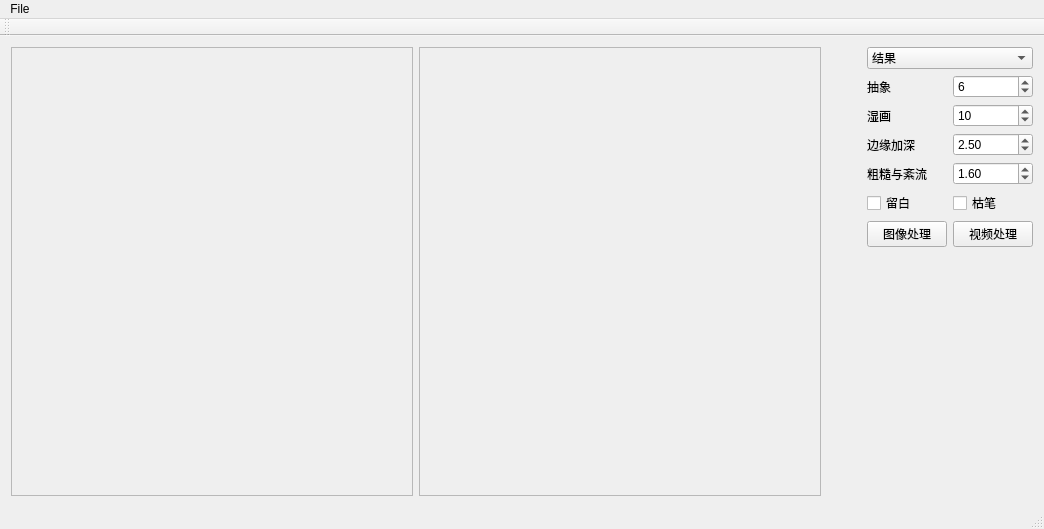
<?xml version="1.0" encoding="UTF-8"?>
<ui version="4.0">
 <class>WQPortraitClass</class>
 <widget class="QMainWindow" name="WQPortraitClass">
  <property name="geometry">
   <rect>
    <x>0</x>
    <y>0</y>
    <width>1044</width>
    <height>529</height>
   </rect>
  </property>
  <property name="windowTitle">
   <string>WQPortrait</string>
  </property>
  <widget class="QWidget" name="centralWidget">
   <layout class="QHBoxLayout" name="horizontalLayout">
    <item>
     <widget class="QScrollArea" name="scrollArea_2">
      <property name="widgetResizable">
       <bool>true</bool>
      </property>
      <widget class="QWidget" name="scrollAreaWidgetContents_2">
       <property name="geometry">
        <rect>
         <x>0</x>
         <y>0</y>
         <width>403</width>
         <height>452</height>
        </rect>
       </property>
      </widget>
     </widget>
    </item>
    <item>
     <widget class="QScrollArea" name="scrollArea">
      <property name="widgetResizable">
       <bool>true</bool>
      </property>
      <widget class="QWidget" name="scrollAreaWidgetContents">
       <property name="geometry">
        <rect>
         <x>0</x>
         <y>0</y>
         <width>403</width>
         <height>452</height>
        </rect>
       </property>
      </widget>
     </widget>
    </item>
    <item>
     <layout class="QGridLayout" name="gridLayout">
      <property name="bottomMargin">
       <number>0</number>
      </property>
      <item row="4" column="1">
       <widget class="QLabel" name="label">
        <property name="text">
         <string>抽象</string>
        </property>
       </widget>
      </item>
      <item row="11" column="2">
       <spacer name="verticalSpacer">
        <property name="orientation">
         <enum>Qt::Vertical</enum>
        </property>
        <property name="sizeHint" stdset="0">
         <size>
          <width>20</width>
          <height>40</height>
         </size>
        </property>
       </spacer>
      </item>
      <item row="4" column="2">
       <widget class="QSpinBox" name="spinBox_abst">
        <property name="minimum">
         <number>2</number>
        </property>
        <property name="maximum">
         <number>12</number>
        </property>
        <property name="value">
         <number>6</number>
        </property>
       </widget>
      </item>
      <item row="5" column="1">
       <widget class="QLabel" name="label_2">
        <property name="text">
         <string>湿画</string>
        </property>
       </widget>
      </item>
      <item row="5" column="2">
       <widget class="QSpinBox" name="spinBox_wet">
        <property name="minimum">
         <number>5</number>
        </property>
        <property name="maximum">
         <number>40</number>
        </property>
        <property name="value">
         <number>10</number>
        </property>
       </widget>
      </item>
      <item row="0" column="0">
       <spacer name="horizontalSpacer">
        <property name="orientation">
         <enum>Qt::Horizontal</enum>
        </property>
        <property name="sizeType">
         <enum>QSizePolicy::Maximum</enum>
        </property>
        <property name="sizeHint" stdset="0">
         <size>
          <width>40</width>
          <height>20</height>
         </size>
        </property>
       </spacer>
      </item>
      <item row="6" column="2">
       <widget class="QDoubleSpinBox" name="doubleSpinBox_darken">
        <property name="minimum">
         <double>1.000000000000000</double>
        </property>
        <property name="maximum">
         <double>5.000000000000000</double>
        </property>
        <property name="singleStep">
         <double>0.300000000000000</double>
        </property>
        <property name="value">
         <double>2.500000000000000</double>
        </property>
       </widget>
      </item>
      <item row="0" column="1" colspan="2">
       <widget class="QComboBox" name="comboBox_show">
        <item>
         <property name="text">
          <string>结果</string>
         </property>
        </item>
        <item>
         <property name="text">
          <string>抽象</string>
         </property>
        </item>
        <item>
         <property name="text">
          <string>湿画</string>
         </property>
        </item>
        <item>
         <property name="text">
          <string>边缘加深</string>
         </property>
        </item>
        <item>
         <property name="text">
          <string>重叠与留白</string>
         </property>
        </item>
       </widget>
      </item>
      <item row="6" column="1">
       <widget class="QLabel" name="label_3">
        <property name="text">
         <string>边缘加深</string>
        </property>
       </widget>
      </item>
      <item row="7" column="1">
       <widget class="QLabel" name="label_5">
        <property name="text">
         <string>粗糙与紊流</string>
        </property>
       </widget>
      </item>
      <item row="7" column="2">
       <widget class="QDoubleSpinBox" name="doubleSpinBox_pigment">
        <property name="minimum">
         <double>1.000000000000000</double>
        </property>
        <property name="maximum">
         <double>6.000000000000000</double>
        </property>
        <property name="singleStep">
         <double>0.200000000000000</double>
        </property>
        <property name="value">
         <double>1.600000000000000</double>
        </property>
       </widget>
      </item>
      <item row="10" column="2">
       <widget class="QPushButton" name="pushButton">
        <property name="text">
         <string>视频处理</string>
        </property>
       </widget>
      </item>
      <item row="9" column="2">
       <widget class="QCheckBox" name="dry_brush">
        <property name="text">
         <string>枯笔</string>
        </property>
       </widget>
      </item>
      <item row="9" column="1">
       <widget class="QCheckBox" name="checkBox_white">
        <property name="text">
         <string>留白</string>
        </property>
       </widget>
      </item>
      <item row="10" column="1">
       <widget class="QPushButton" name="pushButton_2">
        <property name="text">
         <string>图像处理</string>
        </property>
       </widget>
      </item>
     </layout>
    </item>
   </layout>
  </widget>
  <widget class="QMenuBar" name="menuBar">
   <property name="geometry">
    <rect>
     <x>0</x>
     <y>0</y>
     <width>1044</width>
     <height>23</height>
    </rect>
   </property>
   <widget class="QMenu" name="menuFile">
    <property name="title">
     <string>File</string>
    </property>
    <addaction name="actionOpen"/>
   </widget>
   <addaction name="menuFile"/>
  </widget>
  <widget class="QToolBar" name="mainToolBar">
   <attribute name="toolBarArea">
    <enum>TopToolBarArea</enum>
   </attribute>
   <attribute name="toolBarBreak">
    <bool>false</bool>
   </attribute>
  </widget>
  <widget class="QStatusBar" name="statusBar"/>
  <action name="actionOpen">
   <property name="text">
    <string>Open</string>
   </property>
  </action>
 </widget>
 <layoutdefault spacing="6" margin="11"/>
 <resources>
  <include location="wqportrait.qrc"/>
 </resources>
 <connections>
  <connection>
   <sender>actionOpen</sender>
   <signal>triggered()</signal>
   <receiver>WQPortraitClass</receiver>
   <slot>open()</slot>
   <hints>
    <hint type="sourcelabel">
     <x>-1</x>
     <y>-1</y>
    </hint>
    <hint type="destinationlabel">
     <x>185</x>
     <y>213</y>
    </hint>
   </hints>
  </connection>
  <connection>
   <sender>spinBox_abst</sender>
   <signal>valueChanged(int)</signal>
   <receiver>WQPortraitClass</receiver>
   <slot>abstraction_level(int)</slot>
   <hints>
    <hint type="sourcelabel">
     <x>1033</x>
     <y>90</y>
    </hint>
    <hint type="destinationlabel">
     <x>1001</x>
     <y>338</y>
    </hint>
   </hints>
  </connection>
  <connection>
   <sender>spinBox_wet</sender>
   <signal>valueChanged(int)</signal>
   <receiver>WQPortraitClass</receiver>
   <slot>wet_level(int)</slot>
   <hints>
    <hint type="sourcelabel">
     <x>994</x>
     <y>109</y>
    </hint>
    <hint type="destinationlabel">
     <x>910</x>
     <y>242</y>
    </hint>
   </hints>
  </connection>
  <connection>
   <sender>doubleSpinBox_darken</sender>
   <signal>valueChanged(double)</signal>
   <receiver>WQPortraitClass</receiver>
   <slot>darken_level(double)</slot>
   <hints>
    <hint type="sourcelabel">
     <x>1033</x>
     <y>142</y>
    </hint>
    <hint type="destinationlabel">
     <x>873</x>
     <y>175</y>
    </hint>
   </hints>
  </connection>
  <connection>
   <sender>comboBox_show</sender>
   <signal>currentIndexChanged(int)</signal>
   <receiver>WQPortraitClass</receiver>
   <slot>show_result(int)</slot>
   <hints>
    <hint type="sourcelabel">
     <x>931</x>
     <y>53</y>
    </hint>
    <hint type="destinationlabel">
     <x>887</x>
     <y>75</y>
    </hint>
   </hints>
  </connection>
  <connection>
   <sender>pushButton</sender>
   <signal>clicked()</signal>
   <receiver>WQPortraitClass</receiver>
   <slot>video_process()</slot>
   <hints>
    <hint type="sourcelabel">
     <x>1033</x>
     <y>197</y>
    </hint>
    <hint type="destinationlabel">
     <x>866</x>
     <y>274</y>
    </hint>
   </hints>
  </connection>
  <connection>
   <sender>doubleSpinBox_pigment</sender>
   <signal>valueChanged(double)</signal>
   <receiver>WQPortraitClass</receiver>
   <slot>pigment_level(double)</slot>
   <hints>
    <hint type="sourcelabel">
     <x>982</x>
     <y>159</y>
    </hint>
    <hint type="destinationlabel">
     <x>938</x>
     <y>483</y>
    </hint>
   </hints>
  </connection>
  <connection>
   <sender>dry_brush</sender>
   <signal>stateChanged(int)</signal>
   <receiver>WQPortraitClass</receiver>
   <slot>is_dry(int)</slot>
   <hints>
    <hint type="sourcelabel">
     <x>963</x>
     <y>182</y>
    </hint>
    <hint type="destinationlabel">
     <x>858</x>
     <y>209</y>
    </hint>
   </hints>
  </connection>
  <connection>
   <sender>checkBox_white</sender>
   <signal>stateChanged(int)</signal>
   <receiver>WQPortraitClass</receiver>
   <slot>is_white(int)</slot>
   <hints>
    <hint type="sourcelabel">
     <x>900</x>
     <y>180</y>
    </hint>
    <hint type="destinationlabel">
     <x>849</x>
     <y>314</y>
    </hint>
   </hints>
  </connection>
  <connection>
   <sender>pushButton_2</sender>
   <signal>clicked()</signal>
   <receiver>WQPortraitClass</receiver>
   <slot>image_process()</slot>
   <hints>
    <hint type="sourcelabel">
     <x>925</x>
     <y>214</y>
    </hint>
    <hint type="destinationlabel">
     <x>848</x>
     <y>385</y>
    </hint>
   </hints>
  </connection>
 </connections>
 <slots>
  <slot>open()</slot>
  <slot>abstraction_level(int)</slot>
  <slot>wet_level(int)</slot>
  <slot>test()</slot>
  <slot>darken_level(double)</slot>
  <slot>is_white(int)</slot>
  <slot>show_result(int)</slot>
  <slot>pigment_level(double)</slot>
  <slot>is_dry(int)</slot>
  <slot>video_process()</slot>
  <slot>image_process()</slot>
 </slots>
</ui>
